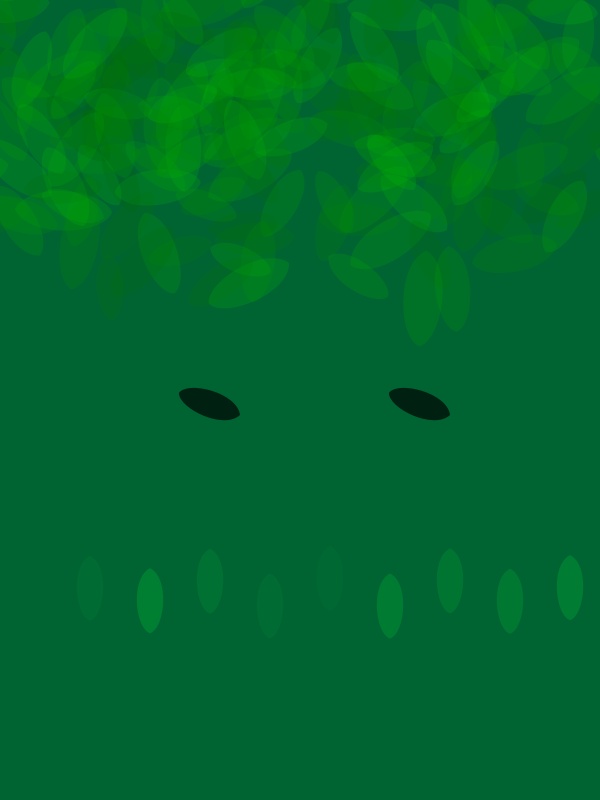
Frame 1 (no input)
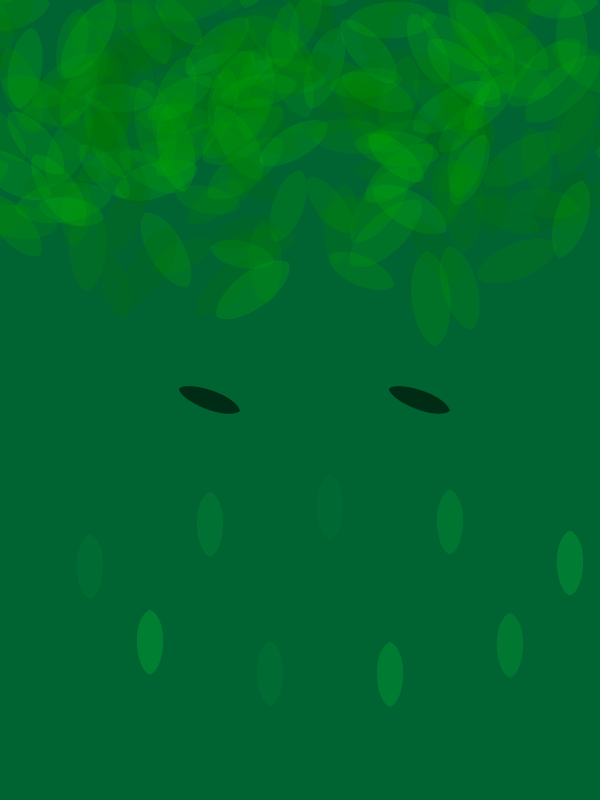
Frame 60 (the mouse pressed at the canvas centre just before this capture)
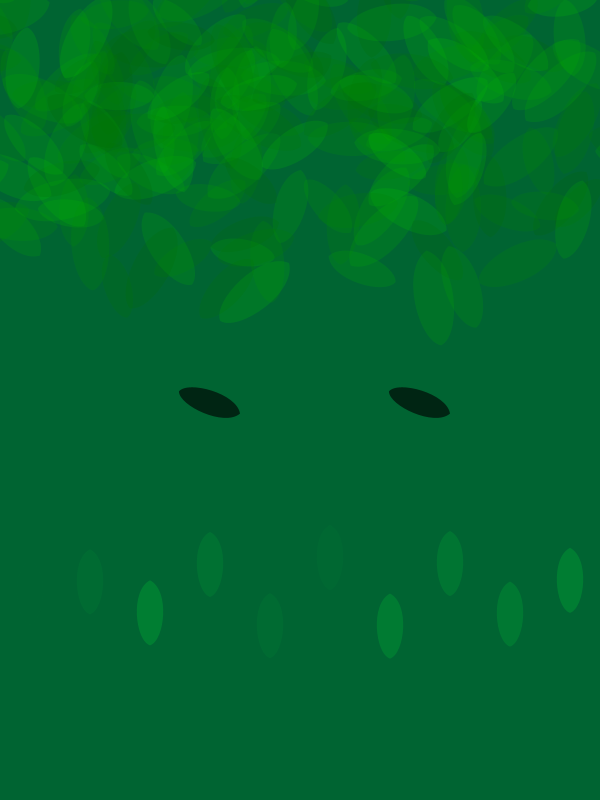
Frame 120 (the mouse held since frame 60 and released just before this capture)

The Processing sketch that drew these frames (run headless with seeded random() and noise(); from frame 60 on, the mouse is pressed at the canvas centre):

// Processing sketch: processing_171389
// ── processing_171389.pde

float xoff = 0.0, r = 20, distance = 0.1;
boolean isMouthOpen = true;
int num = 10;
void setup() {
size(600, 800);
noStroke();
}
void draw() {
background(0, 100, 50);
drawHair();
drawEye(width/2 -width*0.1, height * 0.5,distance );
drawEye(width/2 + width*0.25, height * 0.5, distance);
moveMouth();
drawMouth();
xoff+=0.1;
}
void moveMouth() {
if (isMouthOpen) {
if ( distance<10) {
distance+=noise(xoff);
} else
isMouthOpen = false;
} else {
if ( distance>0.1) {
distance-=noise(xoff);
} else
isMouthOpen = true;
}
}
void drawEye(float x, float y, float d) {
float w = map(d,0.1,10,1,0.3);
fill(0,70+w*100);
pushMatrix();
translate(x, y+w*15);
rotate(radians(110));
beginShape();
vertex(0, 0);
bezierVertex(20*w, 10, 15*w, 60, 0, 65);
vertex(0, 65);
bezierVertex(-15*w, 60, -20*w, 10, 0, 0);
endShape();
popMatrix();
}
void drawMouth() {
pushMatrix();
translate(0, height *0.7);
for (int i=0; i<num; i++) {
fill(0, random(100, 250), 50, 50);
float x =width/num*i+ width/num*0.5;
float y = distance*r*sin(width/num*i);
drawLeaf(x, y);
}
popMatrix();
}
void drawHair() {
randomSeed(0);
for (int i=0; i < 200; i++) {
fill(0, random(100, 200), 0, 50);
drawLeaf(random(0, width), random(0, height/3), 
radians(random(0, 360)), random(1, 1.5));
}
}
void drawLeaf() {
beginShape();
vertex(0, 0);
bezierVertex(20, 10, 15, 60, 0, 65);
vertex(0, 65);
bezierVertex(-15, 60, -20, 10, 0, 0);
endShape();
}
void drawLeaf(float x, float y) {
pushMatrix();
translate(x, y);
beginShape();
vertex(0, 0);
bezierVertex(20, 10, 15, 60, 0, 65);
vertex(0, 65);
bezierVertex(-15, 60, -20, 10, 0, 0);
endShape();
popMatrix();
}
void drawLeaf(float x, float y, float d) {
pushMatrix();
translate(x, y);
rotate(d-radians(90)+radians(noise(xoff)*45));
beginShape();
vertex(0, 0);
bezierVertex(20, 10, 15, 60, 0, 65);
vertex(0, 65);
bezierVertex(-15, 60, -20, 10, 0, 0);
endShape();
popMatrix();
}
void drawLeaf(float x, float y, float d, float s) {
pushMatrix();
translate(x, y);
scale(s);
rotate(d-radians(90)+radians(noise(xoff)*45));
beginShape();
vertex(0, 0);
bezierVertex(20, 10, 15, 60, 0, 65);
vertex(0, 65);
bezierVertex(-15, 60, -20, 10, 0, 0);
endShape();
popMatrix();
}
